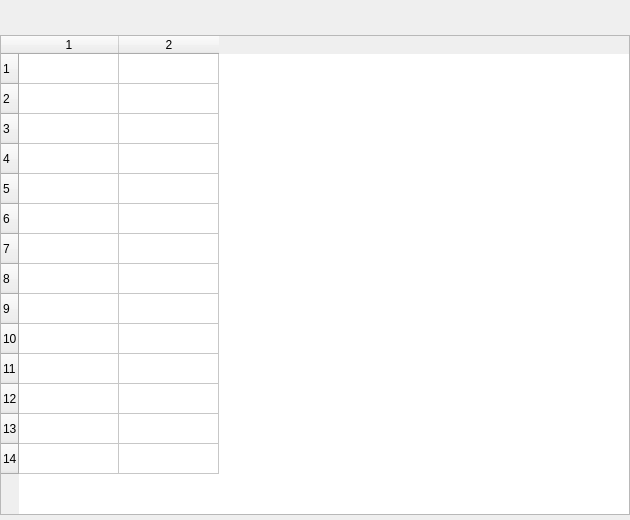
<?xml version="1.0" encoding="UTF-8"?>
<ui version="4.0">
 <class>Form</class>
 <widget class="QWidget" name="Form">
  <property name="geometry">
   <rect>
    <x>0</x>
    <y>0</y>
    <width>630</width>
    <height>520</height>
   </rect>
  </property>
  <property name="windowTitle">
   <string>Form</string>
  </property>
  <widget class="QTableWidget" name="wearCard">
   <property name="geometry">
    <rect>
     <x>0</x>
     <y>35</y>
     <width>630</width>
     <height>480</height>
    </rect>
   </property>
   <property name="verticalScrollBarPolicy">
    <enum>Qt::ScrollBarAlwaysOff</enum>
   </property>
   <property name="horizontalScrollBarPolicy">
    <enum>Qt::ScrollBarAlwaysOff</enum>
   </property>
   <property name="editTriggers">
    <set>QAbstractItemView::NoEditTriggers</set>
   </property>
   <property name="rowCount">
    <number>14</number>
   </property>
   <property name="columnCount">
    <number>2</number>
   </property>
   <row/>
   <row/>
   <row/>
   <row/>
   <row/>
   <row/>
   <row/>
   <row/>
   <row/>
   <row/>
   <row/>
   <row/>
   <row/>
   <row/>
   <column/>
   <column/>
  </widget>
 </widget>
 <resources/>
 <connections/>
</ui>
